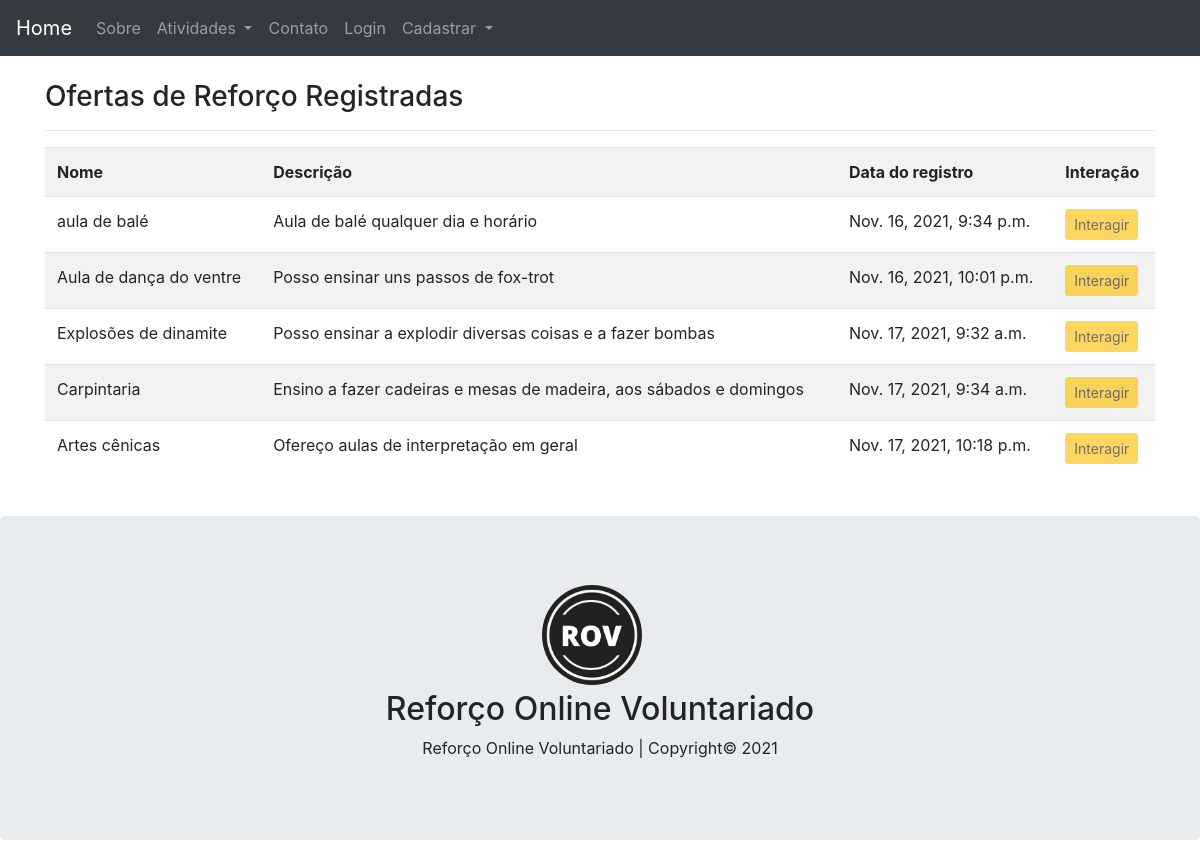
The page /todos/voluntarios on the database its author committed.
### registration/models.py (models this page shows, shortened)
class Oferta(models.Model):
    habilidades = [
        ('Iniciante', 'Iniciante'),
        ('Intermediário', 'Intermediário'),
        ('Avançado', 'Avançado'),
    ]
    nome = models.CharField(max_length=30, help_text='Digite um nome curto para sua oferta de reforço', verbose_name='Oferta de Reforço')
    habilidade = models.CharField(max_length=30, choices=habilidades, help_text='Selecione o nível de habilidade para a oferta que está registrando')
    area = models.CharField(max_length=20, choices=areas, help_text='Selecione uma área do conhecimento')
    descricao = models.TextField(max_length=250, help_text='Escreva livremente com detalhes suas habilidades e como pode ajudar um aluno.')
    data = models.DateTimeField(auto_now_add=True, blank=True)
    usuario = models.ForeignKey(User, on_delete=models.CASCADE)

### registration/views.py (the view)
# urls.py: path('todos/voluntarios', TodaOfertaList.as_view(), name='todos-voluntarios'),
class TodaOfertaList(ListView):
    model = Oferta
    template_name = 'pages/todos-voluntarios.html'
    def get_queryset(self):
        self.object_list = Oferta.objects.all()
        return self.object_list

### pages/templates/pages/todos-voluntarios.html
{% extends 'pages/base.html' %}
{% load static %}
{% block content %}
<h3>Ofertas de Reforço Registradas</h3>
<hr>
<div class="table-responsive">
    <table class="table table-striped">
        <tr>
            <th>Nome</th>
            <th>Descrição</th>
            <th>Data do registro</th>
            <th>Interação</th>
        </tr>
        {% for voluntario in object_list %}
        <tr>
            <td>{{ voluntario.nome }}</td>
            <td>{{ voluntario.descricao }}</td>
            <td>{{ voluntario.data }}</td>
            <td>
                {% if not user.is_authenticated %}
                <a href="#" class="btn btn-warning btn-sm disabled" title="Editar">Interagir</a>
            {% else %}
                <a href="{% url 'mensagens-voluntario' voluntario.usuario.pk %}" class="btn btn-warning btn-sm" title="Editar">Interagir</a>
            {% endif %}
            </td>
        </tr>
        {% empty %}
        <tr>
            <td colspan="3">Nenhum voluntário registrado</td>
        </tr>
        {% endfor %}
    </table>
</div>
    {% endblock %}

### rows shown on the page
Oferta: nome "aula de balé", descricao "Aula de balé qualquer dia e horário", data "Nov. 16, 2021, 9:34 p.m."
Oferta: nome "Aula de dança do ventre", descricao "Posso ensinar uns passos de fox-trot", data "Nov. 16, 2021, 10:01 p.m."
Oferta: nome "Explosões de dinamite", descricao "Posso ensinar a explodir diversas coisas e a fazer bombas", data "Nov. 17, 2021, 9:32 a.m."
Oferta: nome "Carpintaria", descricao "Ensino a fazer cadeiras e mesas de madeira, aos sábados e domingos", data "Nov. 17, 2021, 9:34 a.m."
Oferta: nome "Artes cênicas", descricao "Ofereço aulas de interpretação em geral", data "Nov. 17, 2021, 10:18 p.m."
